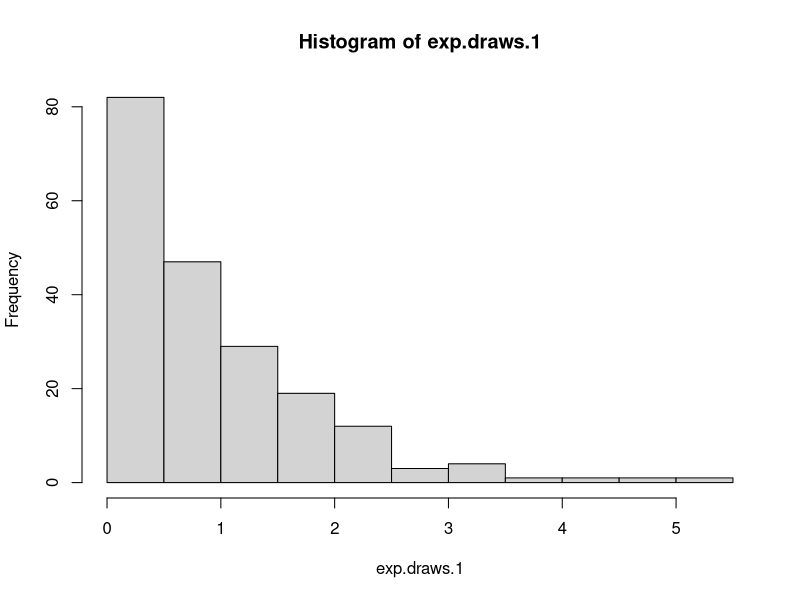
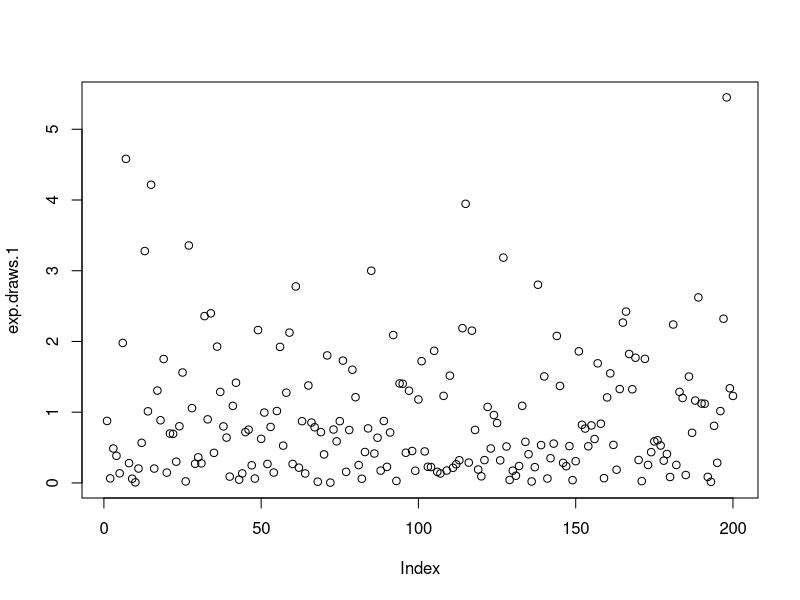
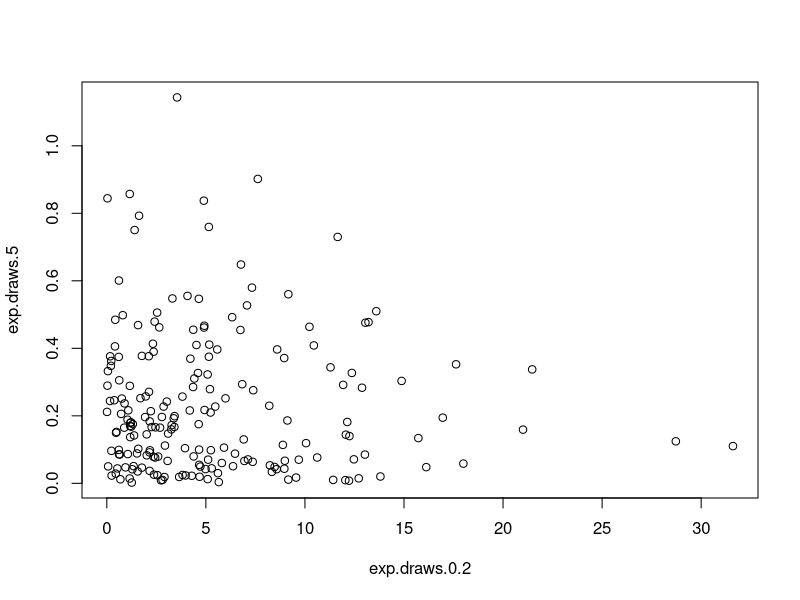
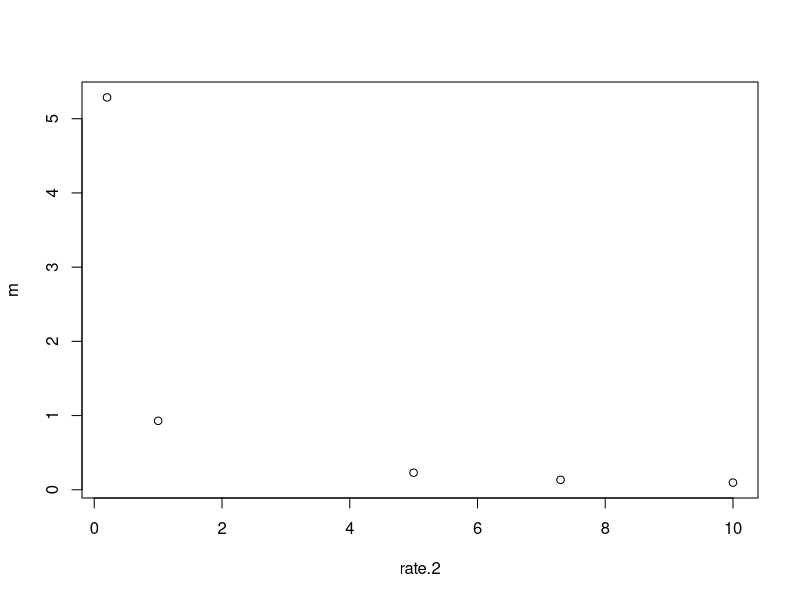
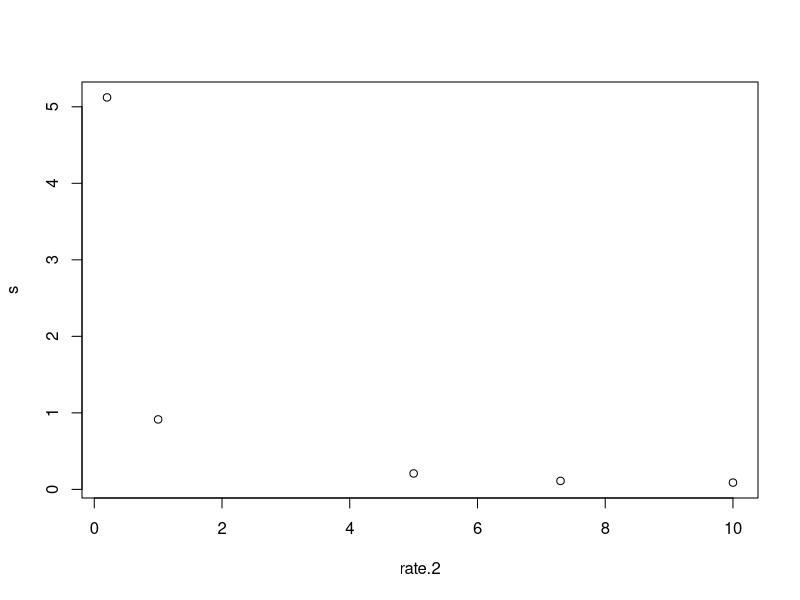
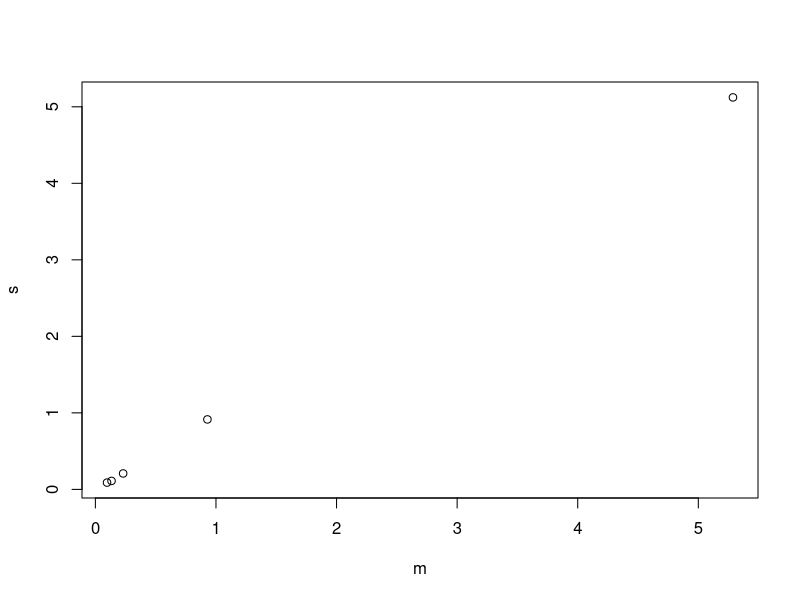
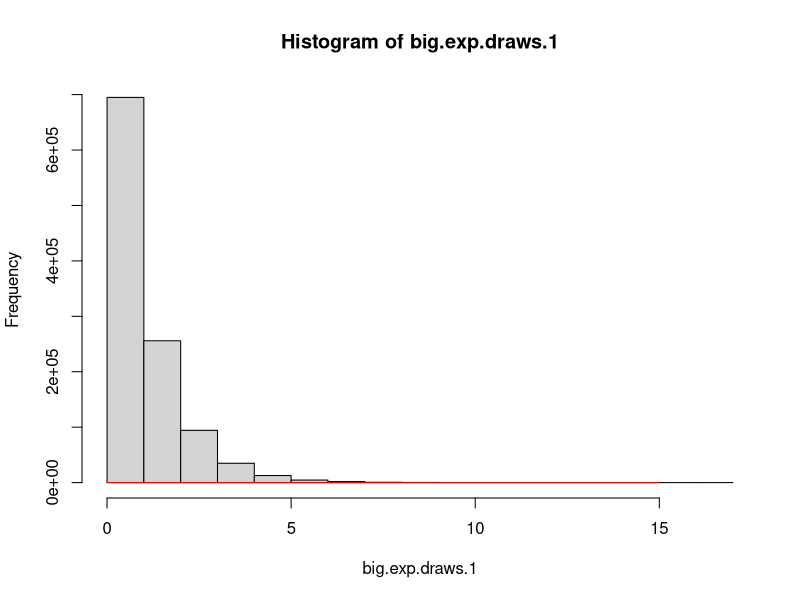
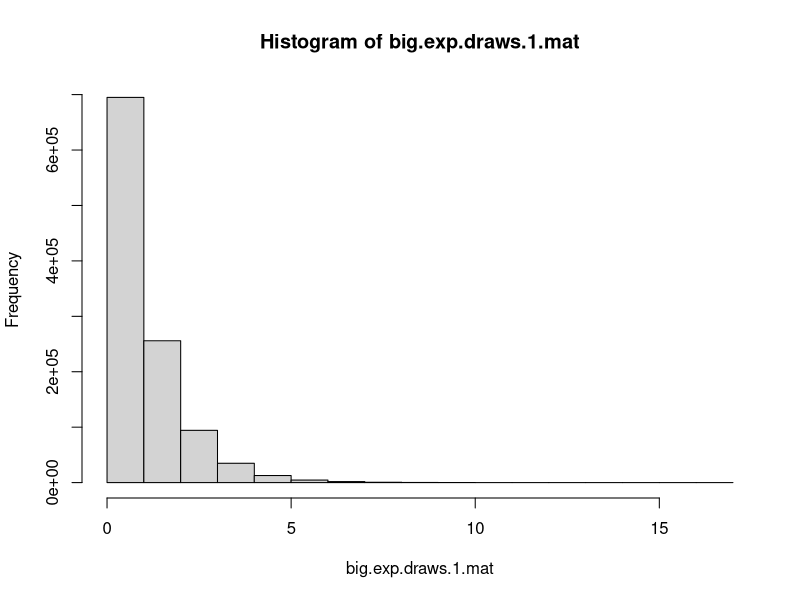

Reproduce these figures in R, in order.
## ---- chunk 1
knitr::opts_chunk$set(echo = TRUE)
## ---- chunk 2
library(dplyr)
exp.draws.1 <- 
  rexp(n=200)
## ---- chunk 3
library(dplyr)
rate<- c(0.2, 5, 7.3, 10)
for (i in rate){
  assign(paste0("exp.draws.", i), rexp(n = 200, r = i))
}
## ---- chunk 4
hist(exp.draws.1)

plot(exp.draws.1)

plot(exp.draws.0.2, exp.draws.5)
## ---- chunk 5
library(dplyr)
t <- tbl_df(cbind(exp.draws.0.2, exp.draws.1, exp.draws.5, exp.draws.7.3, exp.draws.10)) 
m <- 
  t %>%
    summarise_all(funs(mean)) %>%
      unlist(., use.names = FALSE)
      
s <- 
  t %>%
  summarise_all(funs(sd)) %>%
    unlist(., use.names = FALSE)

rate.2<- c(rate[1], 1, rate[2:4])
## ---- chunk 6
plot(rate.2,m)
## ---- chunk 7
plot(rate.2,s)
## ---- chunk 8
plot(m,s)
## ---- chunk 9
library(dplyr)
#5.a
big.exp.draws.1 <- rexp(n = 1100000)
summstat <- c(mean(big.exp.draws.1), sd(big.exp.draws.1))

#5.b
x <- seq(from = 0, to = 15, by =1 )
y<- (1-exp(-x))

hist(big.exp.draws.1)
lines(x,y, col = "red")

#5.c
bigger.1.mean <- 
  big.exp.draws.1 %>%
    subset(big.exp.draws.1>1) %>%
      mean

#5.d
big.exp.draws.1.mat <- matrix(big.exp.draws.1, nrow = 1100)
hist2 <- hist(big.exp.draws.1.mat)
#The graph obtained from the matrix is identical to the former one obtained from the vector. 

#5.e
mean.col371 <- 
  big.exp.draws.1.mat[,371] %>%
    mean()

#5.f
mean.all <- colMeans(big.exp.draws.1.mat)
hist(mean.all)
#The mean histogram is different from point b because we now have, by definitions, means. We can indeed see how the distribution is centered around the "true" value of the distribution mean, i.e. 1. As sample size goes to infinity, we would have this distribution converge to the true value: this is the Law of Large Numbers.
  


